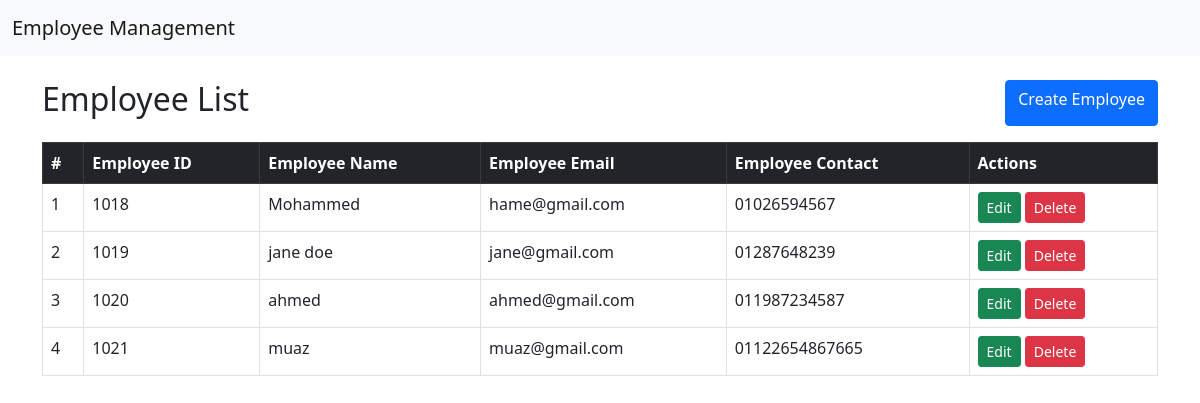
The page / on the database its author committed.
### employee/models.py (models this page shows, shortened)
class Employee(models.Model):
    employee_id=models.CharField(max_length=20)
    employee_name=models.CharField(max_length=100)
    employee_email=models.EmailField()
    employee_contact=models.CharField(max_length=20)

### employee/views.py (the view)
# urls.py: path('', employee_list, name="list"),
def employee_list(request):
    employee = Employee.objects.all()
    return render(request, 'list.html',{'employees':employee})

### employee/templates/list.html (shortened to what this page needs)
{% extends "base.html" %}
{%block content%}
    <div class="d-flex justify-content-between mb-3">
        <h2>Employee List</h2>
        <a class="btn btn-primary " href="{%url 'create'%}">Create Employee</a>
    </div>
    <table class="table table-bordered">
        <thead class="table-dark">
            <tr>
                <th>#</th>
                <th>Employee ID</th>
                <th>Employee Name</th>
                <th>Employee Email</th>
                <th>Employee Contact</th>
                <th>Actions</th>
            </tr>
        </thead>
        <tbody>
            {% if employees %}
            {%for employee in employees%}
            <tr>
                <td>{{forloop.counter}}</td>
                <td>{{employee.employee_id}}</td>
                <td>{{employee.employee_name}}</td>
                <td>{{employee.employee_email}}</td>
                <td>{{employee.employee_contact}}</td>
                <td>
                    <a href="{%url 'update' employee.pk%}" class="btn btn-success btn-sm">Edit</a>
                    <button class="btn btn-danger btn-sm" data-bs-toggle="modal" data-bs-target="#deleteModal" data-id="{{employee.pk}}">Delete</button>
                </td>
            </tr>
            {%endfor%}{%else%}
        <tr>
            <td colspan="6" class="text-center">No Employees Available</td>
        </tr>
        {%endif%}
        </tbody>
</table>
{%endblock%}

### employee/templates/base.html (shortened to what this page needs)
<!doctype html>
<html lang="en">
  <head>
    <link href="https://cdn.jsdelivr.net/npm/bootstrap@5.0.2/dist/css/bootstrap.min.css" rel="stylesheet">
</head>
  <body>
    <nav class="navbar navbar-light navbar-expand-lg bg-light">
        <div class="container-fluid">
            <a class="navbar-brand" href="{% url 'list'%}">Employee Management</a>
        </div>
    </nav>
    <div class="container mt-4">{%block content%} {%endblock%}</div>
  </body>
</html>

### rows shown on the page
Employee: employee_id "1018", employee_name "Mohammed", employee_email "hame@gmail.com", employee_contact "01026594567"
Employee: employee_id "1019", employee_name "jane doe", employee_email "jane@gmail.com", employee_contact "01287648239"
Employee: employee_id "1020", employee_name "ahmed", employee_email "ahmed@gmail.com", employee_contact "011987234587"
Employee: employee_id "1021", employee_name "muaz", employee_email "muaz@gmail.com", employee_contact "01122654867665"
